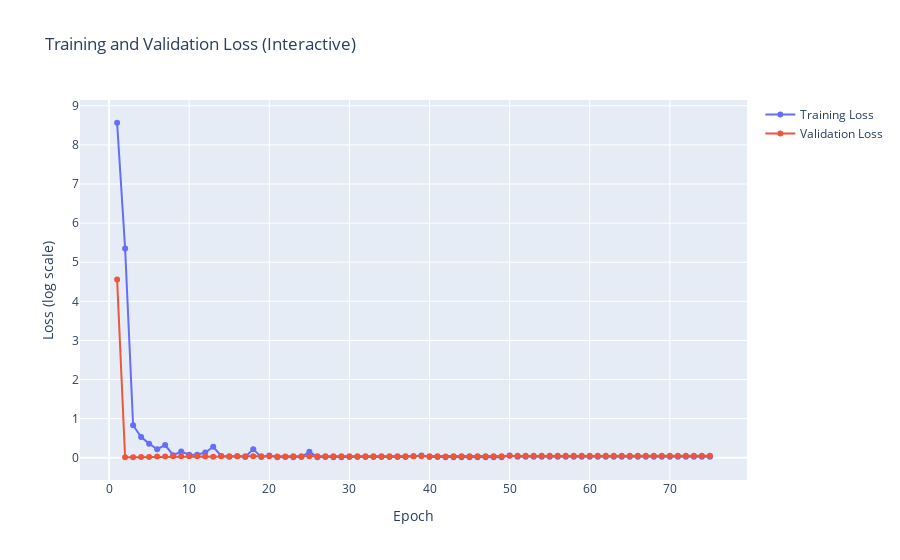

The notebook cell this image was saved under:
### Code cell
import matplotlib.pyplot as plt

# Plot training and validation losses
plt.figure(figsize=(10, 6))
plt.plot(range(1, num_epochs + 1), new_train_losses, label='Training Loss')
plt.plot(range(1, num_epochs + 1), new_val_losses, label='Validation Loss')
plt.xlabel('Epoch')
plt.ylabel('Loss (log scale)')
plt.title('Training and Validation Loss')
plt.legend()
plt.grid()
plt.show()

# Interactive plot using Plotly
import plotly.graph_objects as go

fig = go.Figure()

fig.add_trace(go.Scatter(
    x=list(range(1, num_epochs + 1)),
    y=np.log(train_losses),
    name='Training Loss',
    mode='lines+markers'
))

fig.add_trace(go.Scatter(
    x=list(range(1, num_epochs + 1)),
    y=np.log(val_losses),
    name='Validation Loss',
    mode='lines+markers'
))

fig.update_layout(
    title='Training and Validation Loss (Interactive)',
    xaxis_title='Epoch',
    yaxis_title='Loss (log scale)',
    showlegend=True,
    hovermode='x unified'
)

fig.show()

### Figure 1 — Plotly figure (JSON) as saved in the notebook; plotly's stock layout.template omitted (floating-point values rounded to 4 significant figures; data arrays with more than 128 entries replaced by an {"elided": "..."} marker saying what was removed)
{"data": [{"mode": "lines+markers", "name": "Training Loss", "type": "scatter", "x": {"elided": "300 int values"}, "y": [8.567, 5.353, 0.832, 0.5282, 0.3604, 0.2178, 0.3245, 0.06381, 0.1593, 0.07853, 0.07468, 0.1318, 0.2795, 0.04399, 0.02255, 0.03805, 0.01643, 0.2194, 0.01563, 0.05732, 0.01281, 0.01596, 0.01231, 0.01618, 0.1513, 0.01496, 0.01647, 0.01524, 0.01468, 0.01581, 0.0158, 0.0157, 0.01607, 0.01596, 0.0165, 0.01549, 0.01533, 0.03669, 0.05628, 0.01528, 0.01541, 0.01207, 0.01321, 0.01353, 0.01351, 0.01399, 0.01367, 0.01378, 0.01299, 0.05946, 0.02685, 0.02636, 0.02631, 0.02711, 0.02688, 0.02698, 0.027, 0.02738, 0.02637, 0.02708, 0.02692, 0.02698, 0.02685, 0.0268, 0.02697, 0.0267, 0.0267, 0.02735, 0.0269, 0.02646, 0.02703, 0.02696, 0.02643, 0.02638, 0.02699]}, {"mode": "lines+markers", "name": "Validation Loss", "type": "scatter", "x": {"elided": "300 int values"}, "y": [4.558, 0.01292, 0.01303, 0.01608, 0.01944, 0.03097, 0.03256, 0.03475, 0.03469, 0.0358, 0.0345, 0.03187, 0.02534, 0.03671, 0.03666, 0.03656, 0.03675, 0.03632, 0.0369, 0.03494, 0.032, 0.03443, 0.03466, 0.0357, 0.03656, 0.0364, 0.03682, 0.0369, 0.03661, 0.03676, 0.03697, 0.03676, 0.03673, 0.03692, 0.03733, 0.03696, 0.03664, 0.03668, 0.03679, 0.03662, 0.03467, 0.03434, 0.03471, 0.03456, 0.03472, 0.03452, 0.03472, 0.03502, 0.03471, 0.04752, 0.04875, 0.04903, 0.04901, 0.04881, 0.04917, 0.0489, 0.04902, 0.04913, 0.04911, 0.04929, 0.04894, 0.04903, 0.04907, 0.04914, 0.04954, 0.04913, 0.04884, 0.04903, 0.04924, 0.04884, 0.04931, 0.04936, 0.04915, 0.04942, 0.04922]}], "layout": {"hovermode": "x unified", "showlegend": true, "title": {"text": "Training and Validation Loss (Interactive)"}, "xaxis": {"title": {"text": "Epoch"}}, "yaxis": {"title": {"text": "Loss (log scale)"}}}}
